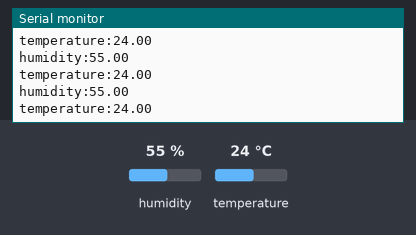
The program below on a simulated Arduino Uno, built with avr-gcc and run on an emulated ATmega328P. Shown: the last lines printed to the serial monitor. The inputs (shaded band) are chosen by the test bench; at power-on: humidity 55 %, temperature 24 °C.

Above: at 2.8 s.
2.9 s: humidity set to 22 %
At 4.39 s:
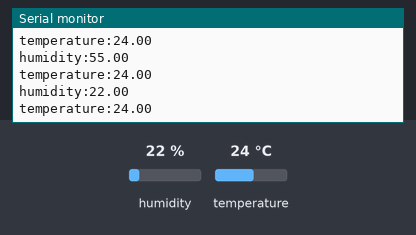
5.6 s: temperature set to 12 °C
At 6.42 s:
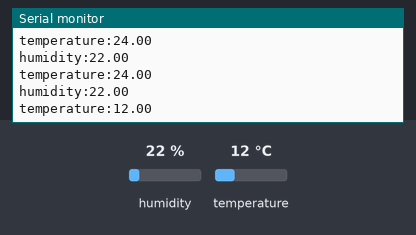
8.3 s: humidity set to 40 %
At 8.45 s:
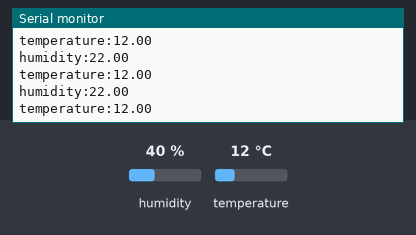
Timing chart, 0 to 11.3 s (numbered marks = the images above; inputs shaded):
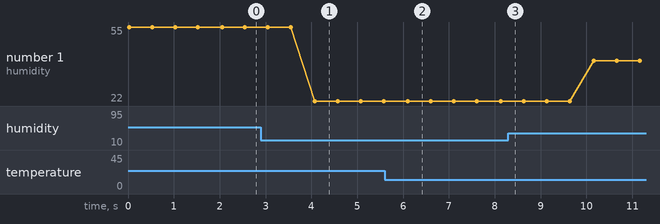

The program:

main.cpp
```cpp
#include <Arduino.h>
#include <DHT.h>
// put function declarations here:
int myFunction(int, int);
//
int dhtpin=8;
DHT dht(dhtpin,DHT11);
//
void setup() {
  // put your setup code here, to run once:
  int result = myFunction(2, 3);
  Serial.begin(9600);
  dht.begin();
}

void loop() {
  // put your main code here, to run repeatedly:
  float humidity=dht.readHumidity();
  float temperature=dht.readTemperature();
  Serial.print("humidity:");
  Serial.println(humidity);
  Serial.print("temperature:");
  Serial.println(temperature);
  delay(500);
}

// put function definitions here:
int myFunction(int x, int y) {
  return x + y;
}
```

Measured:
- after the input at 2.9 s, the serial monitor: prints a new line after 1.2 s (image 1)
- after the input at 5.6 s, the serial monitor: prints a new line after 0.52 s (image 2)
- plotted number 1: 55 → 22 after the input at 2.9 s, 22 → 40 after the input at 8.3 s
